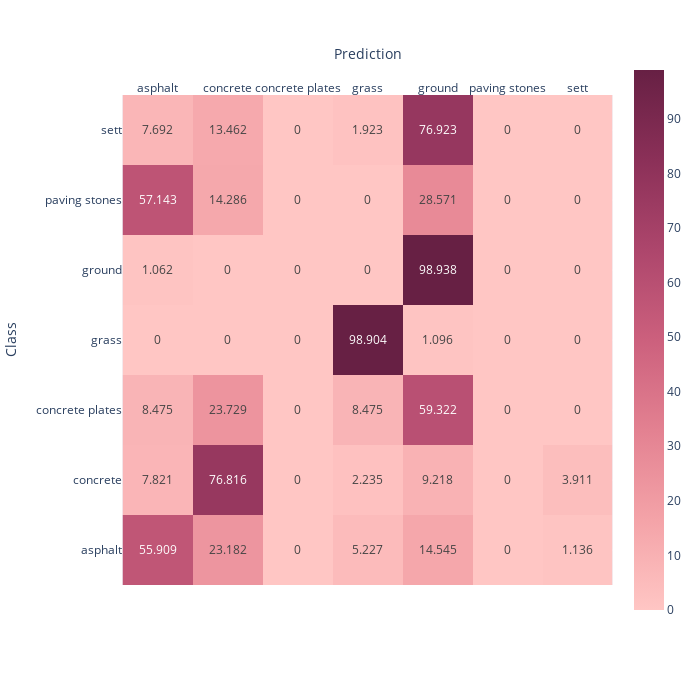

The cell this chart's notebook holds for it:
### Code cell
fig = px.imshow(c_mat,
                labels=dict(x="Prediction", y="Class"),
                x=available_classes_r,
                y=available_classes_r,
                text_auto=True, 
            #    aspect="auto",
                color_continuous_scale=px.colors.sequential.Burg,
                width=700,
                height=700,
               )
fig.update_xaxes(side="top")

fig['layout']['xaxis']['autorange'] = "reversed"

fig.show()

### Figure 1 — Plotly figure (JSON) as saved in the notebook; plotly's stock layout.template omitted (floating-point values rounded to 4 significant figures)
{"data": [{"coloraxis": "coloraxis", "hovertemplate": "Prediction: %{x}<br>Class: %{y}<br>color: %{z}<extra></extra>", "name": "0", "texttemplate": "%{z}", "type": "heatmap", "x": ["sett", "paving stones", "ground", "grass", "concrete plates", "concrete", "asphalt"], "xaxis": "x", "y": ["sett", "paving stones", "ground", "grass", "concrete plates", "concrete", "asphalt"], "yaxis": "y", "z": [[0, 0, 76.92, 1.923, 0, 13.46, 7.692], [0, 0, 28.57, 0, 0, 14.29, 57.14], [0, 0, 98.94, 0, 0, 0, 1.062], [0, 0, 1.096, 98.9, 0, 0, 0], [0, 0, 59.32, 8.475, 0, 23.73, 8.475], [3.911, 0, 9.218, 2.235, 0, 76.82, 7.821], [1.136, 0, 14.54, 5.227, 0, 23.18, 55.91]]}], "layout": {"coloraxis": {"colorscale": [[0, "rgb(255, 198, 196)"], [0.1667, "rgb(244, 163, 168)"], [0.3333, "rgb(227, 129, 145)"], [0.5, "rgb(204, 96, 125)"], [0.6667, "rgb(173, 70, 108)"], [0.8333, "rgb(139, 48, 88)"], [1, "rgb(103, 32, 68)"]]}, "height": 700, "margin": {"t": 60}, "width": 700, "xaxis": {"anchor": "y", "autorange": "reversed", "constrain": "domain", "domain": [0, 1], "scaleanchor": "y", "side": "top", "title": {"text": "Prediction"}}, "yaxis": {"anchor": "x", "autorange": "reversed", "constrain": "domain", "domain": [0, 1], "title": {"text": "Class"}}}}
